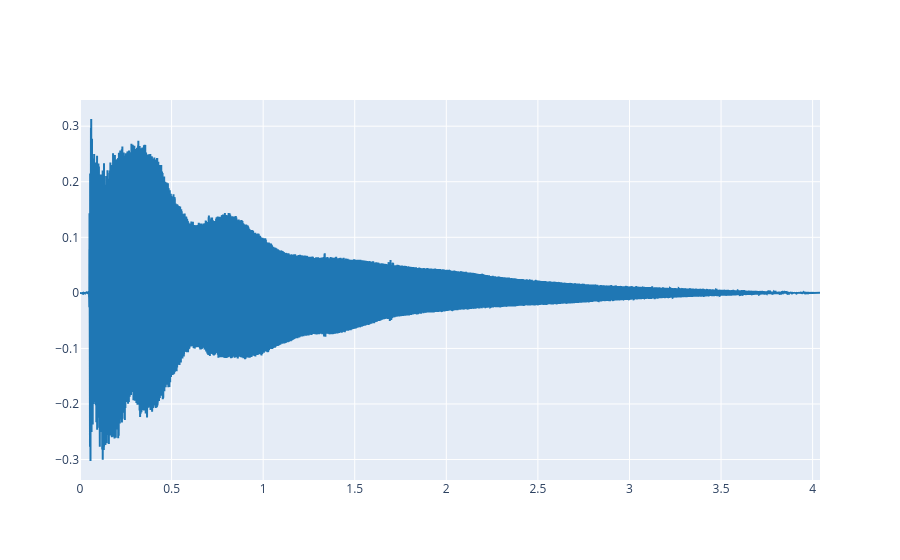

Here is the notebook cell this chart was saved with:
### Markdown cell above
Note that `load_audio` function returns two variables: the audio signal (as a one dimensional array of floating point numbers), and the sampling rate (as a integer number). Now we can plot the audio signal:

### Code cell
plot_signals(ref, fs)

### Figure 1 — Plotly figure (JSON) as saved in the notebook; plotly's stock layout.template omitted (floating-point values rounded to 4 significant figures; data arrays with more than 128 entries replaced by an {"elided": "..."} marker saying what was removed)
{"data": [{"line": {"color": "#1f77b4", "shape": "linear"}, "mode": "lines", "name": "audio signal 0", "type": "scatter", "x": {"elided": "178176 float values"}, "y": {"elided": "178176 float values"}}], "layout": {}}
